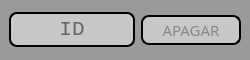
<?xml version="1.0" encoding="UTF-8"?>
<ui version="4.0">
 <class>removerPalavra</class>
 <widget class="QMainWindow" name="removerPalavra">
  <property name="geometry">
   <rect>
    <x>0</x>
    <y>0</y>
    <width>250</width>
    <height>60</height>
   </rect>
  </property>
  <property name="sizePolicy">
   <sizepolicy hsizetype="Fixed" vsizetype="Fixed">
    <horstretch>0</horstretch>
    <verstretch>0</verstretch>
   </sizepolicy>
  </property>
  <property name="minimumSize">
   <size>
    <width>250</width>
    <height>60</height>
   </size>
  </property>
  <property name="maximumSize">
   <size>
    <width>250</width>
    <height>60</height>
   </size>
  </property>
  <property name="windowTitle">
   <string>REMOVER</string>
  </property>
  <property name="windowIcon">
   <iconset>
    <normaloff>favicon.ico</normaloff>favicon.ico</iconset>
  </property>
  <property name="styleSheet">
   <string notr="true">background-color: rgb(154, 154, 154);
color: rgb(255, 255, 255);</string>
  </property>
  <widget class="QWidget" name="centralwidget">
   <layout class="QHBoxLayout" name="horizontalLayout">
    <item>
     <widget class="QLineEdit" name="inputID">
      <property name="sizePolicy">
       <sizepolicy hsizetype="Fixed" vsizetype="Fixed">
        <horstretch>0</horstretch>
        <verstretch>0</verstretch>
       </sizepolicy>
      </property>
      <property name="font">
       <font>
        <family>Courier New</family>
        <pointsize>16</pointsize>
        <weight>50</weight>
        <bold>false</bold>
       </font>
      </property>
      <property name="focusPolicy">
       <enum>Qt::ClickFocus</enum>
      </property>
      <property name="styleSheet">
       <string notr="true">border: 2px solid black;
border-radius: 8px;
padding: 2px;
color: #000;
background-color: rgb(200, 200, 200); 
</string>
      </property>
      <property name="alignment">
       <set>Qt::AlignCenter</set>
      </property>
      <property name="placeholderText">
       <string>ID</string>
      </property>
     </widget>
    </item>
    <item>
     <widget class="QPushButton" name="btnApagar">
      <property name="minimumSize">
       <size>
        <width>100</width>
        <height>30</height>
       </size>
      </property>
      <property name="font">
       <font>
        <family>Arial Black</family>
        <pointsize>11</pointsize>
        <weight>50</weight>
        <bold>false</bold>
       </font>
      </property>
      <property name="cursor">
       <cursorShape>PointingHandCursor</cursorShape>
      </property>
      <property name="styleSheet">
       <string notr="true">QPushButton {
	border: 2px solid;
	border-radius: 8px;
	color: #878787;
	background-color: rgb(200, 200, 200); 
}

QPushButton:hover {
	color: rgb(200, 200, 200);
	background-color: #878787;
}

QPushButton:pressed {
	color: rgb(200, 200, 200);
	background-color: black;
}</string>
      </property>
      <property name="text">
       <string>APAGAR</string>
      </property>
     </widget>
    </item>
   </layout>
  </widget>
 </widget>
 <resources>
  <include location="icones.qrc"/>
 </resources>
 <connections/>
</ui>
